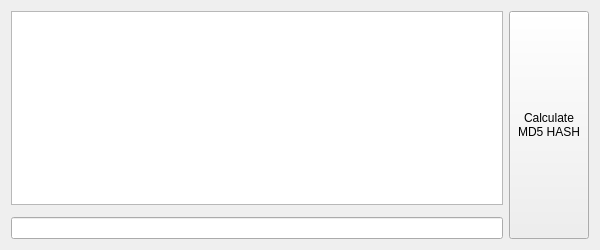
<?xml version="1.0" encoding="UTF-8"?>
<ui version="4.0">
 <class>FormMD5</class>
 <widget class="QWidget" name="FormMD5">
  <property name="geometry">
   <rect>
    <x>0</x>
    <y>0</y>
    <width>600</width>
    <height>250</height>
   </rect>
  </property>
  <property name="windowTitle">
   <string notr="true">MD5 Calculator</string>
  </property>
  <layout class="QGridLayout" name="gridLayout">
   <item row="0" column="0">
    <widget class="QPlainTextEdit" name="plainTextEdit"/>
   </item>
   <item row="2" column="0">
    <widget class="QLineEdit" name="LineShowMD5"/>
   </item>
   <item row="0" column="1" rowspan="3">
    <widget class="QPushButton" name="CalcMD5">
     <property name="sizePolicy">
      <sizepolicy hsizetype="Minimum" vsizetype="MinimumExpanding">
       <horstretch>0</horstretch>
       <verstretch>0</verstretch>
      </sizepolicy>
     </property>
     <property name="text">
      <string>Calculate
MD5 HASH</string>
     </property>
    </widget>
   </item>
  </layout>
 </widget>
 <resources/>
 <connections/>
</ui>
